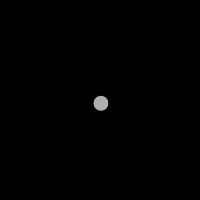
Frame 1 (no input)
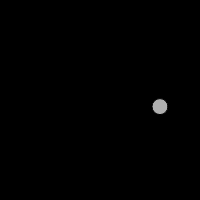
Frame 60 (no input)
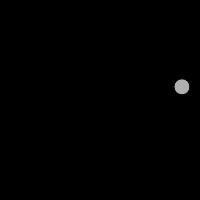
Frame 120 (the mouse pressed at the canvas centre since frame 60)

The p5.js sketch that drew these frames (run headless with seeded random() and noise() and a simulated clock; from frame 60 on, the mouse is pressed at the canvas centre):

// p5.js sketch
// ── sketch.js
x= 100
y =100
xspeed =1
yspeed =3.3

function setup() {
    createCanvas (200,200)
    smooth ()
    background(0)

}

function draw() {

    
    background(0)
    x=x + xspeed
    y=y + yspeed

    console.log(xspeed,yspeed)

    if((x>width)|| (x<0)){
        xspeed = xspeed * -1
        console.log("bounce x")

    }
    if ((y>height) || y<0){
        yspeed = yspeed * -1
        console.log("bounce y")
    }
    stroke (0)
    fill (175)
    ellipse (x,y,16,16)
}
